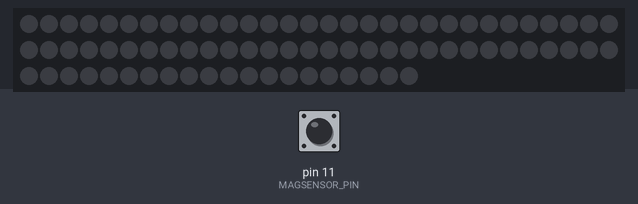
A sketch run on a simulated Arduino Uno, built with avr-gcc and run on an emulated ATmega328P. Parts: 80 RGB LEDs in strip order, left to right, continuing on the next row. Inputs (shaded band) come from the test bench; at power-on: pin 11 (MAGSENSOR_PIN) LOW. Dim RGB values are drawn brighter than linear.

Above: at 1.2 s.
1.3 s: pin 11 (MAGSENSOR_PIN) driven HIGH
At 1.75 s:
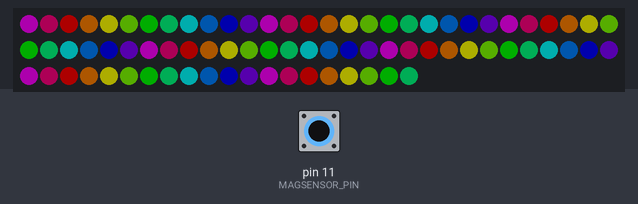
4.3 s: pin 11 (MAGSENSOR_PIN) driven LOW
At 4.3 s:
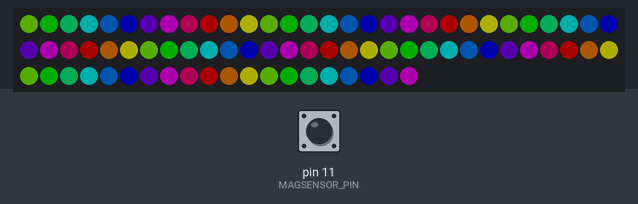
5.8 s: pin 11 (MAGSENSOR_PIN) driven HIGH
At 6.9 s:
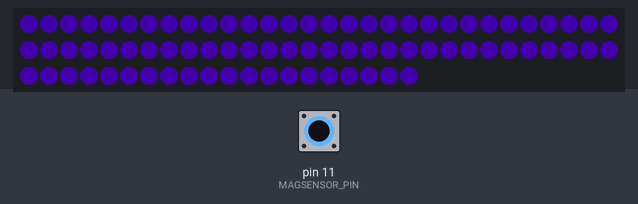
7.6 s: pin 11 (MAGSENSOR_PIN) pulsed LOW 2 times (0.12 s each, 0.3 s apart)
At 8.4 s:
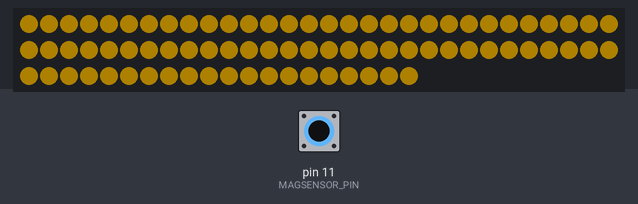
Timing chart, 0 to 10.6 s (numbered marks = the images above; inputs shaded):
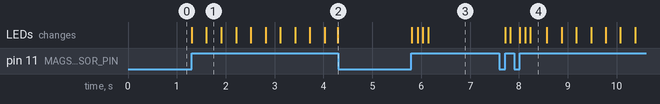

The sketch:

BikeRainbow.ino
```cpp
#include <FastLED.h>

// constants
const int NUM_LEDS = 80; // number of LEDS in the strip
const int MIN_SPEED_INTERVAL = 250; // 250ms per rotation; 20mph
const int MAX_SPEED_INTERVAL = 5000; // 5000ms per rotation; 1mph
const int DELAY_MS = 1; // number of ms to delay by
const int COLORVAL_PER_MPH = 76; // max colorVal (1530) / max mph (20)
const int NUM_RAINBOW_COLORS = 12; // number of colors used in the rainbow function

// pins
const int DATA_PIN = 6;
const int MAGSENSOR_PIN = 11;

// variables
int magSensor = 0; // magnet sensor value
int rotateInterval = 0; // time in ms between each rotation
int prevColorVal = 1530;  // initialize previous color value
int colorVal = 1530; // initialize color value
double mph = 0; // variable for current mph, range: 1-20 mph
bool read = false; // avoid extra readings of magSensor in loop()
bool atMaxSpeed = false; // bool to determine if at highest speed or not; used to trigger rainbow() function

// array of colors used for Rainbow function
CRGB colors[] = {
  CRGB(255, 0, 0),     // Red
  CRGB(255, 127, 0),   // Orange
  CRGB(255, 255, 0),   // Yellow
  CRGB(127, 255, 0),   // Spring Green
  CRGB(0, 255, 0),     // Green
  CRGB(0, 255, 127),   // Turquoise
  CRGB(0, 255, 255),   // Cyan
  CRGB(0, 127, 255),   // Azure
  CRGB(0, 0, 255),     // Blue
  CRGB(127, 0, 255),   // Violet
  CRGB(255, 0, 255),   // Magenta
  CRGB(255, 0, 127)    // Rose
};

CRGB leds[NUM_LEDS]; // array of LEDS in strip

// change color base on value of colorVal
void ColorChange(int colorVal) {
  atMaxSpeed = false;

  int index = colorVal / 255;
  int subIndex = colorVal % 255;

  switch (index) {
    case 0:
      fill_solid(leds, NUM_LEDS, CRGB(255 - subIndex, 0, 255)); // purple to blue
      break;
    case 1:
      fill_solid(leds, NUM_LEDS, CRGB(0, subIndex, 255)); // blue to teal
      break;
    case 2:
      fill_solid(leds, NUM_LEDS, CRGB(0, 255, 255 - subIndex)); // teal to green
      break;
    case 3:
      fill_solid(leds, NUM_LEDS, CRGB(subIndex, 255, 0)); // green to yellow
      break;
    case 4:
      fill_solid(leds, NUM_LEDS, CRGB(255, 255 - subIndex, 0)); // yellow to red
      break;
    case 5:
      atMaxSpeed = true;
      break;
    default:
      fill_solid(leds, NUM_LEDS, CRGB(0, 0, 0)); // turn off LEDS
      break;
  }

  FastLED.show();
}

// find the interval between each rotation
int FindRotateInterval(int prevColorVal, int colorVal) {
  magSensor = digitalRead(MAGSENSOR_PIN); // read magnet sensor

  // find rotate interval
  rotateInterval = 0;

  int colorStep = (prevColorVal - colorVal) / 3; // interval for gradual color change

  // while the magnet sensor does not read a magnetic field, increases rotation interval
  while(magSensor == 1) {
    read = false;

    // change color gradually over first 150 ms; changes by x colorVal every 10 ms
    if (rotateInterval <= 300 && rotateInterval % 100 == 0) {
      ColorChange(prevColorVal - (colorStep * (rotateInterval / 100)));
    }

    if(atMaxSpeed && rotateInterval % 25 == 0) {
      Rainbow(rotateInterval);
    }

    delay(DELAY_MS); // delay 1ms
    magSensor = digitalRead(MAGSENSOR_PIN); // read magnet sensor input
    // keep rotate int below MAX_SPEED_INTERVAL
    if (rotateInterval < MAX_SPEED_INTERVAL) {
      rotateInterval++; // interval between each rotation, increases by 1 every 10 ms
    }

  }
  // keep rotateInterval above MIN_SPEED_INTERVAL
  // MIN_SPEED_INTERVAL = Fastest mph speed (rotateInterval and mph have an inverse relationship)
  if (rotateInterval <= MIN_SPEED_INTERVAL) {
    rotateInterval = MIN_SPEED_INTERVAL;
  }
  return(rotateInterval);
}

double calculateSpeed(int rotateInterval) {
  return 1.0 / (rotateInterval / 5000.0); // mph = reciprical of interval between each rotation, divided by 5000ms
}

int calculateColorVal(double mph) {
  // finding the colorVal at an mph value
  return (int)(COLORVAL_PER_MPH * mph);
}

void Rainbow(int rotateInterval) {
  for(int i = 0; i < NUM_LEDS; i++) {
    leds[i] = colors[(i + rotateInterval) % NUM_RAINBOW_COLORS];
  }
  FastLED.show();
}


void setup() {
  // define the leds in the strip
  FastLED.addLeds<WS2812B, DATA_PIN, GRB>(leds, NUM_LEDS);
  FastLED.setBrightness(50);

  // defining pins
  pinMode(DATA_PIN, OUTPUT);
  pinMode(MAGSENSOR_PIN, INPUT);
}

void loop() {

  rotateInterval = FindRotateInterval(prevColorVal, colorVal); // find interval between rotation

  if(rotateInterval >= MIN_SPEED_INTERVAL && !read) {
    prevColorVal = colorVal;

    mph = calculateSpeed(rotateInterval); // nearest mph is rounding down mph to use as range for map
    colorVal = calculateColorVal(mph); // find color value with mph

    read = true;
  }
}
```

Measured:
- after the input at 4.3 s, every drawn part: stays the same
- after the input at 5.8 s, the LEDs: first change at once (image 3 shows a later state)
